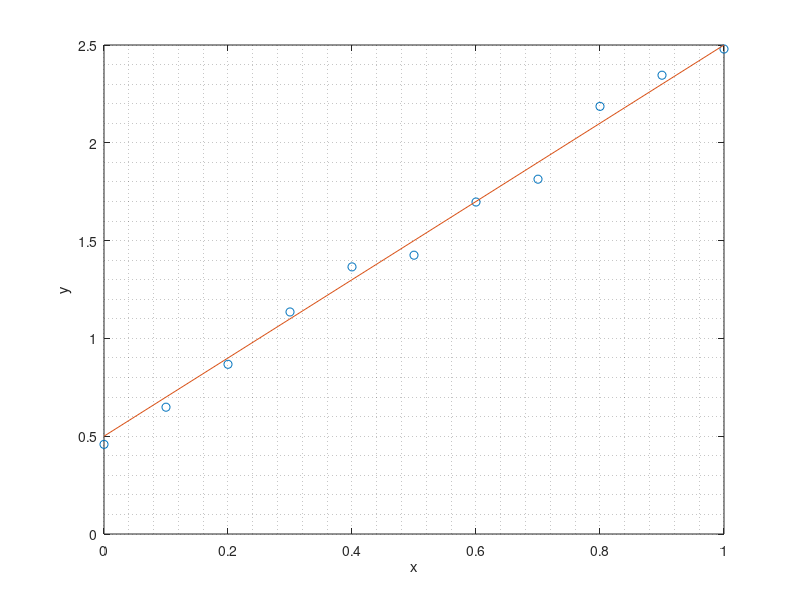

Here is the MATLAB script that generated this plot: (Note: this script raises an error after producing the figure.)
clc
clear
close all
%% Test to check the performance of the NN
nElem = 10;
th0 = 0.5;
th1 = 2;
xVal = (0:1/nElem:1)';
yS = @(x) th0 + th1*x;

noise = -0.1 + 0.2*rand(length(xVal),1);
y = yS(xVal)+noise; 

hold on
plot(xVal,y,'o');
plot(xVal,yS(xVal));
hold off
grid minor
box on
ylim([0 2.5])
xlabel('x')
ylabel('y')

dataset = [xVal, y];

writematrix(dataset, "noisyRegression.csv", 'Delimiter', ",");